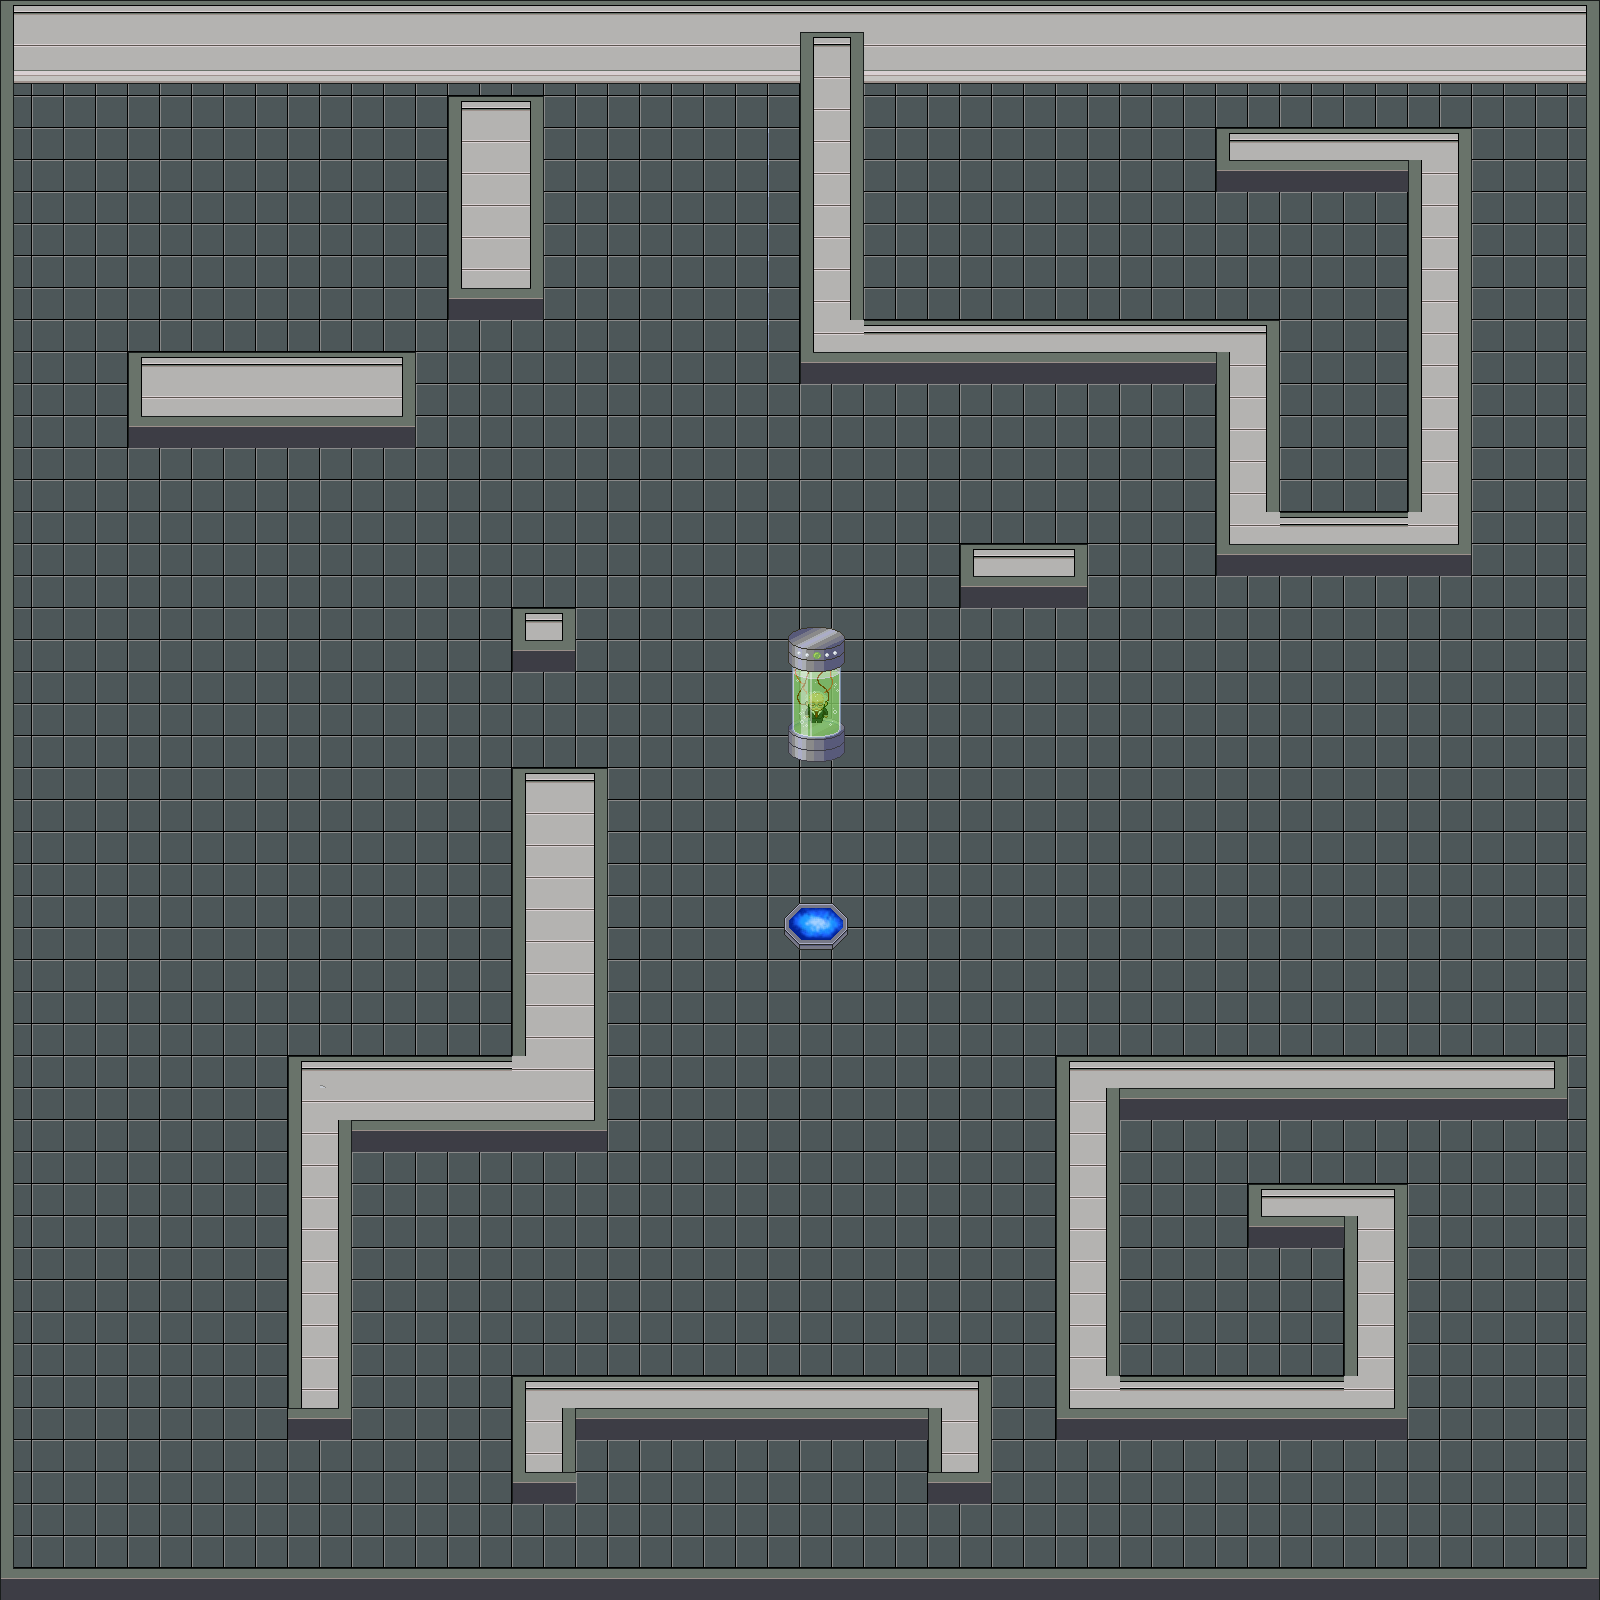

This is a level from a 2D game, rendered from its Tiled map with the project's own tilesets. A one-line summary and the map file follow, with tile-layer data summarised:
An orthogonal 50x50 tile map with 32x32 px tiles, 3 tile layers (background, exittiles, walltiles) and 41 objects.

<map version="1.0" orientation="orthogonal" width="50" height="50" tilewidth="32" tileheight="32">
 <tileset firstgid="1" name="indoor_sheet_new" tilewidth="32" tileheight="32">
  <image source="indoor_sheet_new.png" width="2048" height="2048" />
 </tileset>
 <layer name="background" width="50" height="50">
  <data>[2500 cells, 2500 non-empty, 1 distinct tile ids]</data>
 </layer>
 <layer name="exittiles" width="50" height="50">
  <data>[2500 cells, 6 non-empty, 6 distinct tile ids]</data>
 </layer>
 <layer name="walltiles" width="50" height="50">
  <data>[2500 cells, 679 non-empty, 35 distinct tile ids]</data>
 </layer>
 <objectgroup name="walls" width="0" height="0">
  <object x="0" y="1568" width="1598" height="32" />
  <object x="0" y="0" width="14" height="1566" />
  <object x="32" y="0" width="1550" height="78" />
  <object x="512" y="608" width="64" height="64" />
  <object x="960" y="544" width="128" height="64" />
  <object x="864" y="320" width="416" height="64" />
  <object x="1216" y="384" width="64" height="192" />
  <object x="1280" y="512" width="192" height="64" />
  <object x="1408" y="128" width="64" height="384" />
  <object x="1216" y="128" width="192" height="64" />
  <object x="512" y="768" width="96" height="384" />
  <object x="288" y="1056" width="224" height="96" />
  <object x="288" y="1152" width="64" height="288" />
  <object x="512" y="1376" width="64" height="128" />
  <object x="928" y="1376" width="64" height="128" />
  <object x="576" y="1376" width="352" height="64" />
  <object x="1056" y="1056" width="512" height="64" />
  <object x="1056" y="1120" width="64" height="320" />
  <object x="1120" y="1376" width="288" height="64" />
  <object x="1344" y="1184" width="64" height="192" />
  <object x="1248" y="1184" width="96" height="64" />
  <object x="448" y="96" width="92" height="216" />
  <object x="128" y="352" width="280" height="98" />
  <object x="0" y="0" />
  <object x="802" y="50" width="62" height="334" />
  <object x="2" y="8" width="8" height="1584" />
  <object x="1584" y="2" width="34" height="1594" />
  <object x="788" y="627" width="57" height="134" />
 </objectgroup>
 <objectgroup name="exitparts" width="0" height="0">
  <object x="160" y="160" width="32" height="32" />
  <object x="1024" y="160" width="32" height="32" />
  <object x="1184" y="1280" width="32" height="32" />
  <object x="736" y="1472" width="32" height="32" />
  <object x="192" y="1088" width="32" height="32" />
 </objectgroup>
 <objectgroup name="berniespawn" width="0" height="0">
  <object x="800" y="768" width="32" height="32" />
 </objectgroup>
 <objectgroup name="exit" width="0" height="0">
  <object x="0" y="0" />
  <object x="785" y="903" width="62" height="47" />
 </objectgroup>
 <objectgroup name="turretspawn" width="0" height="0">
  <object x="1152" y="672" width="32" height="32" />
  <object x="928" y="1216" width="32" height="32" />
  <object x="192" y="768" width="32" height="32" />
 </objectgroup>
 <objectgroup name="trumpspawn" width="0" height="0">
  <object x="800" y="1216" width="32" height="32" />
  <object x="352" y="256" width="32" height="32" />
 </objectgroup>
</map>
